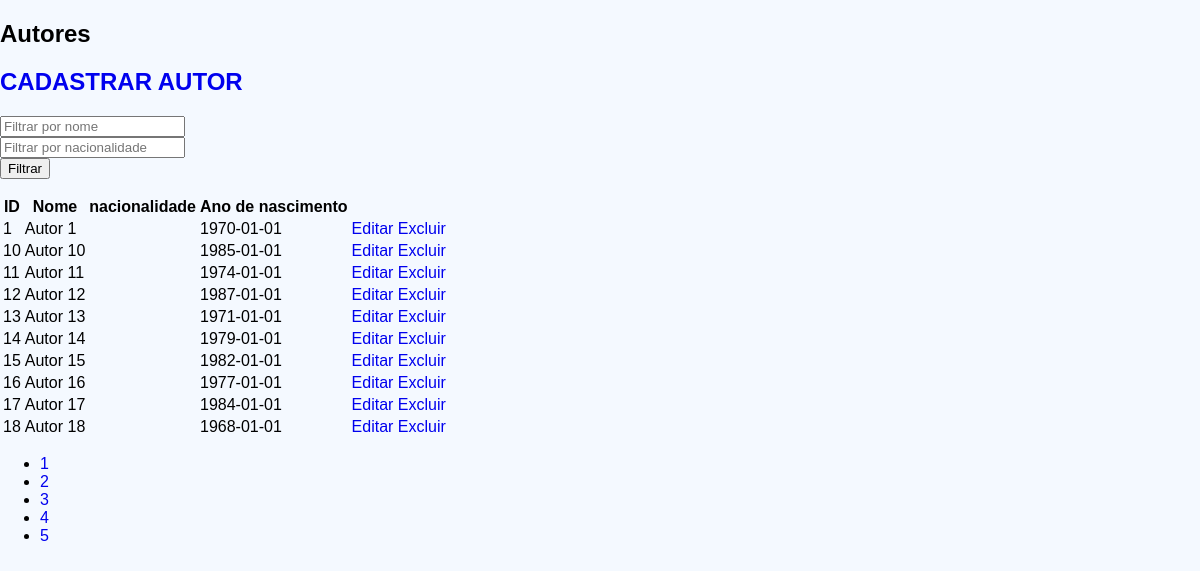
The app's page /Autores/read.php with its own data.
### tables this page shows
CREATE TABLE autores (
    id INT AUTO_INCREMENT PRIMARY KEY,
    nome VARCHAR(100) NOT NULL,
    cidade VARCHAR(100) NOT NULL,
    ano DATE NOT NULL
);

### Autores/read.php (the view, shortened to what this page needs)
<?php
include '../conexao/db.php';
$nomeFiltro = $_GET['nome'] ?? '';
$anoFiltro = $_GET['ano'] ?? '';
$pagina = $_GET['pagina'] ?? 1;
$itens_por_pagina = 10;
$offset = ($pagina - 1) * $itens_por_pagina;
$sqlCount = "SELECT COUNT(*) as total FROM autores WHERE 1=1";
$stmtCount = $conn->prepare($sqlCount);
$stmtCount->execute();
$total_registros = $stmtCount->get_result()->fetch_assoc()['total'];
$total_paginas = ceil($total_registros / $itens_por_pagina);
$sql = "SELECT * FROM autores WHERE 1=1";
$params = [];
$types = "";
$sql .= " ORDER BY nome ASC LIMIT ?, ?";
$params[] = $offset;
$params[] = $itens_por_pagina;
$types .= "ii";
$stmt = $conn->prepare($sql);
$stmt->bind_param($types, ...$params);
$stmt->execute();
$result = $stmt->get_result();
?>
<div class="container mt-4">
    <div class="d-flex justify-content-between mb-3">
        <h2>Autores</h2>
        <a class="btn btn-success" href="create.php"><H2>CADASTRAR AUTOR</H2></a>
    </div>
    <form method="GET" class="row g-3 mb-3">
        <div class="col-md-4">
            <input type="text" name="nome" class="form-control" placeholder="Filtrar por nome"
                   value="<?= htmlspecialchars($nomeFiltro) ?>">
        </div>
        <div class="col-md-4">
            <input type="text" name="nacionalidade" class="form-control" placeholder="Filtrar por nacionalidade"
                   value="<?= htmlspecialchars($nacionalidadeFiltro) ?>">
        </div>
        <div class="col-md-4">
            <button type="submit" class="btn btn-primary">Filtrar</button>
            </div>
    </form>
    <table class="table table-striped table-bordered">
        <thead class="table-dark">
            <tr>
                <th>ID</th>
                <th>Nome</th>
                <th>nacionalidade</th>
                <th>Ano de nascimento</th>
            </tr>
        </thead>
        <tbody>
            <?php while($row = $result->fetch_assoc()): ?>
                <tr>
                    <td><?= $row['id'] ?></td>
                    <td><?= htmlspecialchars($row['nome']) ?></td>
                    <td><?= htmlspecialchars($row['nacionalidade']) ?></td>
                    <td><?= htmlspecialchars($row['ano']) ?></td>
                    <td>
                        <a href="update.php?id=<?= $row['id'] ?>" class="btn btn-sm btn-warning">Editar</a>
                        <a href="delete.php?id=<?= $row['id'] ?>" class="btn btn-sm btn-danger"
                           onclick="return confirm('Deseja realmente excluir o autor <?= $row['nome'] ?>?')">
                           Excluir
                        </a>
                    </td>
                </tr>
            <?php endwhile; ?>
        </tbody>
    </table>
    <nav>
        <ul class="paginacao">
            <?php for ($i = 1; $i <= $total_paginas; $i++): ?>
                <li class="page-item <?= ($i == $pagina) ? 'active' : '' ?>">
                    <a class="page-link" href="?pagina=<?= $i ?>&nome=<?= $nomeFiltro ?>&nacionalidade=<?= $nacionalidadeFiltro ?>&ano=<?= $anoFiltro ?>">
                        <?= $i ?>
                    </a>
                </li>
            <?php endfor; ?>
        </ul>
    </nav>
</div>
<link rel="stylesheet" href="../../style/style.css">

### style/style.css (style rules this page uses)
a { text-decoration: none; }

### records on screen
autores: id "1", nome "Autor 1", ano "1970-01-01"
autores: id "10", nome "Autor 10", ano "1985-01-01"
autores: id "11", nome "Autor 11", ano "1974-01-01"
autores: id "12", nome "Autor 12", ano "1987-01-01"
autores: id "13", nome "Autor 13", ano "1971-01-01"
autores: id "14", nome "Autor 14", ano "1979-01-01"
autores: id "15", nome "Autor 15", ano "1982-01-01"
autores: id "16", nome "Autor 16", ano "1977-01-01"
autores: id "17", nome "Autor 17", ano "1984-01-01"
autores: id "18", nome "Autor 18", ano "1968-01-01"
